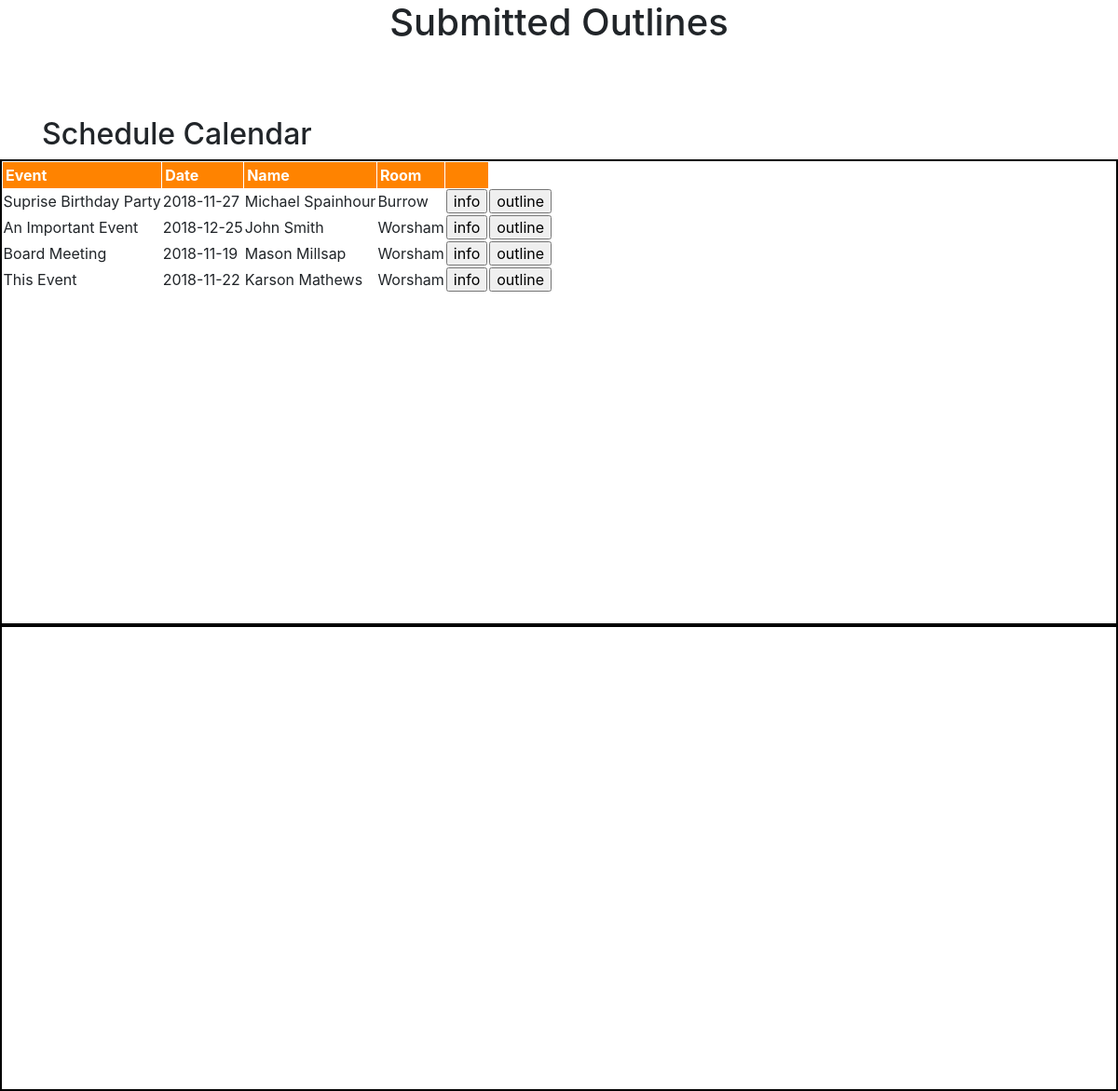
The page /admin on the database its author committed.
### tables this page shows
CREATE TABLE `users` (
	`firstname`	TEXT NOT NULL,
	`lastname`	TEXT NOT NULL,
	`phone`	TEXT NOT NULL,
	`email`	TEXT NOT NULL,
	`event`	TEXT NOT NULL,
	`eventdate`	TEXT NOT NULL,
	`starttime`	TEXT NOT NULL,
	`endtime`	TEXT NOT NULL,
	`room`	TEXT NOT NULL,
	`comments`	TEXT
);

### setup.py (the view)
@app.route('/admin')
@auth.login_required
def adminPage():
    c = sqlite3.connect('users.db')
    cur = c.cursor()
    cur.execute("SELECT DISTINCT * FROM users")
    users = cur.fetchall()
    return render_template('adminPage.html', users=users)

### templates/adminPage.html (shortened to what this page needs)
<html>
  <link rel="stylesheet" href="{{ url_for('static', filename='css/admin.css') }}">
  <head>
    <link rel="stylesheet" href="https://cdnjs.cloudflare.com/ajax/libs/fullcalendar/3.4.0/fullcalendar.css" />
    <link rel="stylesheet" href="https://cdnjs.cloudflare.com/ajax/libs/twitter-bootstrap/4.0.0-alpha.6/css/bootstrap.css" />
    <div id="header">
      <h1>Submitted Outlines</h1>
    </div>
  </head>
  <body>
      <div class="container">
        <h2>Schedule Calendar</h2>
      </div>
      <div id="canvas">
        <table>
          <thead class="header">
            <div id="header_div">
            <tr>
              <th>Event</th>
              <th>Date</th>
              <th>Name</th>
              <th>Room</th>
              <th></th>
            </tr>
            </div>
          </thead>
          <div id="user_info_div">
          {% for user in users %}
          <tr id="user_info">
            <td>{{ user[4] }}</td>
            <td>{{ user[5] }}</td>
            <td>{{ user[0] }} {{ user[1] }}</td>
            <td>{{ user[8] }}</td>
            <td><input id="button" type="button" name="submit" value="info" onclick="displayInfo('{{user[0]}}', '{{user[1]}}', '{{user[2]}}', '{{user[3]}}', '{{user[4]}}', '{{user[5]}}', '{{user[6]}}', '{{user[7]}}', '{{user[8]}}', '{{user[9]}}')"/></td>
            <td><input id="button_show_outline" type="button" name="submit" value="outline" onclick="show_outline()"/></td>
          </tr>
          {% endfor %}
          </div>
        </table>
      </div>
      <div id="informationDiv">
      </div>
  </body>
</html>

### static/css/admin.css (style rules this page uses)
#header { background-position: center; font-stretch: expanded; height: 125px; text-align: center; }
#canvas { height:500; border-width:2px; border-style:solid; border-color:black; flex-grow: 1; overflow: scroll; }
#informationDiv { height: 500; border-width:2px; border-style: solid; border-color: black; flex-grow: 1; overflow: scroll; }
thead.header tr { width: 100%; }
thead.header th { background: #FF8300; color: white; border-left: 1px solid; border-right: 1px solid; border-top: 1px solid; padding: 4px 3px; }

### rows shown on the page
users: event "Suprise Birthday Party", eventdate "2018-11-27", firstname "Michael", lastname "Spainhour", room "Burrow"
users: event "Board Meeting", eventdate "2018-11-19", firstname "Mason", lastname "Millsap", room "Worsham"
users: event "This Event", eventdate "2018-11-22", firstname "Karson", lastname "Mathews", room "Worsham"

### other values the page prints
{{ user[4] }} "An Important Event"
{{ user[5] }} "2018-12-25"
{{ user[0] }} "John"
{{ user[1] }} "Smith"
{{ user[8] }} "Worsham"
